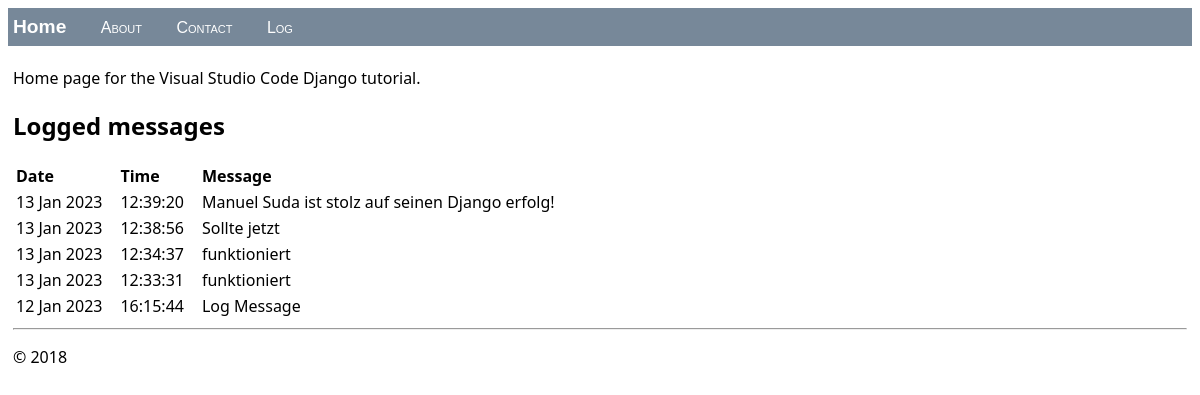
The page / on the database its author committed.
### hello/models.py (models this page shows, shortened)
class LogMessage(models.Model):
    message = models.CharField(max_length=300)
    log_date = models.DateTimeField("date logged")

### hello/views.py (the view)
class HomeListView(ListView):
    model = LogMessage
    def get_context_data(self, **kwargs):
        context = super(HomeListView, self).get_context_data(**kwargs)
        return context

### hello/templates/hello/home.html (shortened to what this page needs)
{% extends "hello/layout.html" %}
{% block content %}
<p>Home page for the Visual Studio Code Django tutorial.</p>
    <h2>Logged messages</h2>
    {% if message_list %}
        <table class="message_list">
            <thead>
            <tr>
                <th>Date</th>
                <th>Time</th>
                <th>Message</th>
            </tr>
            </thead>
            <tbody>
            {% for message in message_list %}
                <tr>
                    <td>{{ message.log_date | date:'d M Y' }}</td>
                    <td>{{ message.log_date | time:'H:i:s' }}</td>
                    <td>
                        {{ message.message }}
                    </td>
                </tr>
            {% endfor %}
            </tbody>
        </table>
    {% else %}
        <p>No messages have been logged. Use the <a href="{% url 'log' %}">Log Message form</a>.</p>
    {% endif %}
{% endblock content %}

### hello/templates/hello/layout.html (shortened to what this page needs)
<!DOCTYPE html>
<html>
<head>
    {% load static %}
    <link rel="stylesheet" type="text/css" href="{% static 'hello/site.css' %}"/>
</head>
<body>
<div class="navbar">
    <a href="{% url 'home' %}" class="navbar-brand">Home</a>
    <a href="{% url 'about' %}" class="navbar-item">About</a>
    <a href="{% url 'contact' %}" class="navbar-item">Contact</a>
    <a href="{% url 'log' %}" class="navbar-item">Log</a>
</div>
<div class="body-content">
    {% block content %}
    {% endblock %}
    <hr/>
    <footer>
        <p>&copy; 2018</p>
    </footer>
</div>
</body>
</html>

### hello/static/hello/site.css (style rules this page uses)
.navbar { background-color: lightslategray; font-size: 1em; font-family: 'Trebuchet MS', 'Lucida Sans Unicode', 'Lucida Grande', 'Lucida Sans', Arial, sans-serif; color: white; padding: 8px 5px 8px 5px; }
.navbar a { text-decoration: none; color: inherit; }
.navbar-brand { font-size: 1.2em; font-weight: 600; }
.navbar-item { font-variant: small-caps; margin-left: 30px; }
.body-content { padding: 5px; font-family:'Segoe UI', Tahoma, Geneva, Verdana, sans-serif; }
.message_list th,td { text-align: left; padding-right: 15px; }

### rows shown on the page
LogMessage: log_date "13 Jan 2023", log_date "12:39:20", message "Manuel Suda ist stolz auf seinen Django erfolg!"
LogMessage: log_date "13 Jan 2023", log_date "12:38:56", message "Sollte jetzt"
LogMessage: log_date "13 Jan 2023", log_date "12:34:37", message "funktioniert"
LogMessage: log_date "13 Jan 2023", log_date "12:33:31", message "funktioniert"
LogMessage: log_date "12 Jan 2023", log_date "16:15:44", message "Log Message"
